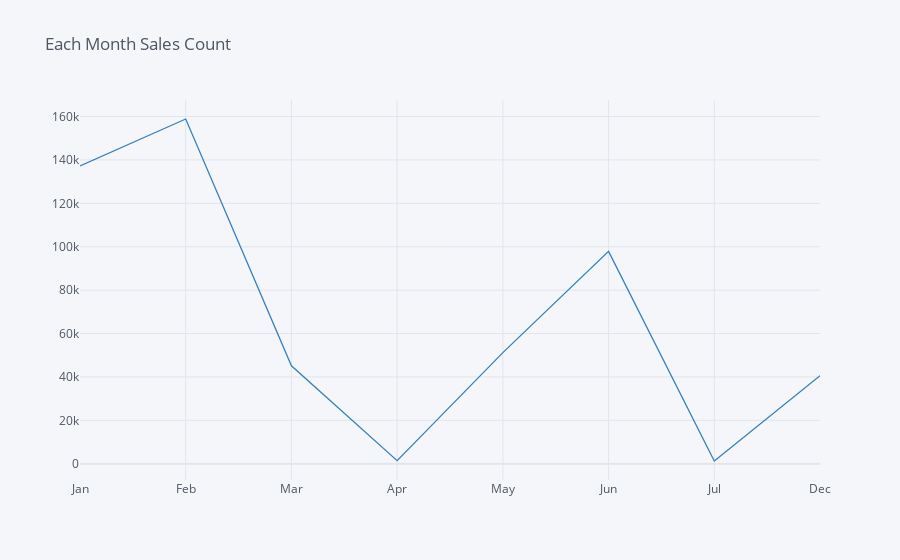

The notebook cell saved with this chart:
### Code cell
sale_month_counts =  df['sale_Month'].value_counts()
desired_month_order = ['Jan', 'Feb', 'Mar', 'Apr', 'May', 'Jun', 'Jul', 'Aug', 'Sep', 'Oct', 'Nov', 'Dec']

# Filter and reorder month labels based on list
plot_month_labels = [month for month in desired_month_order if month in sale_month_counts.index]
plot_month_counts = sale_month_counts[plot_month_labels]  # Reordered Series

plot_month_counts.iplot(kind='line', color='blue', title='Each Month Sales Count')

### Figure 1 — Plotly figure (JSON) as saved in the notebook; plotly's stock layout.template omitted (floating-point values rounded to 4 significant figures)
{"data": [{"line": {"color": "rgba(55, 128, 191, 1.0)", "dash": "solid", "shape": "linear", "width": 1.3}, "mode": "lines", "name": "sale_Month", "text": "", "type": "scatter", "x": ["Jan", "Feb", "Mar", "Apr", "May", "Jun", "Jul", "Dec"], "y": [137292, 158881, 45144, 1402, 51228, 97866, 1273, 40559]}], "layout": {"autosize": true, "legend": {"bgcolor": "#F5F6F9", "font": {"color": "#4D5663"}}, "paper_bgcolor": "#F5F6F9", "plot_bgcolor": "#F5F6F9", "title": {"font": {"color": "#4D5663"}, "text": "Each Month Sales Count"}, "xaxis": {"autorange": true, "gridcolor": "#E1E5ED", "range": [0, 7], "showgrid": true, "tickfont": {"color": "#4D5663"}, "title": {"font": {"color": "#4D5663"}, "text": ""}, "type": "category", "zerolinecolor": "#E1E5ED"}, "yaxis": {"autorange": true, "gridcolor": "#E1E5ED", "range": [-7483, 167637], "showgrid": true, "tickfont": {"color": "#4D5663"}, "title": {"font": {"color": "#4D5663"}, "text": ""}, "type": "linear", "zerolinecolor": "#E1E5ED"}}}
